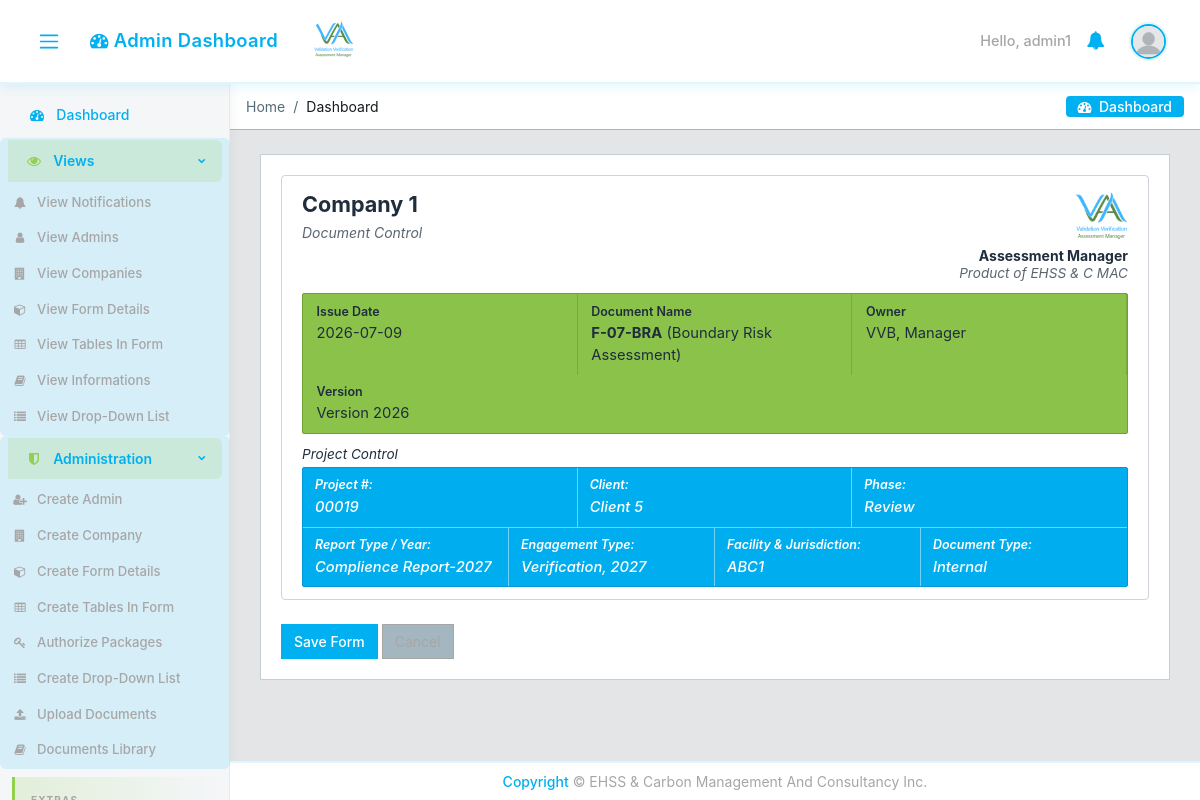
/projects/8/forms/33/create/ (signed in), run on an earlier commit of the app's database.
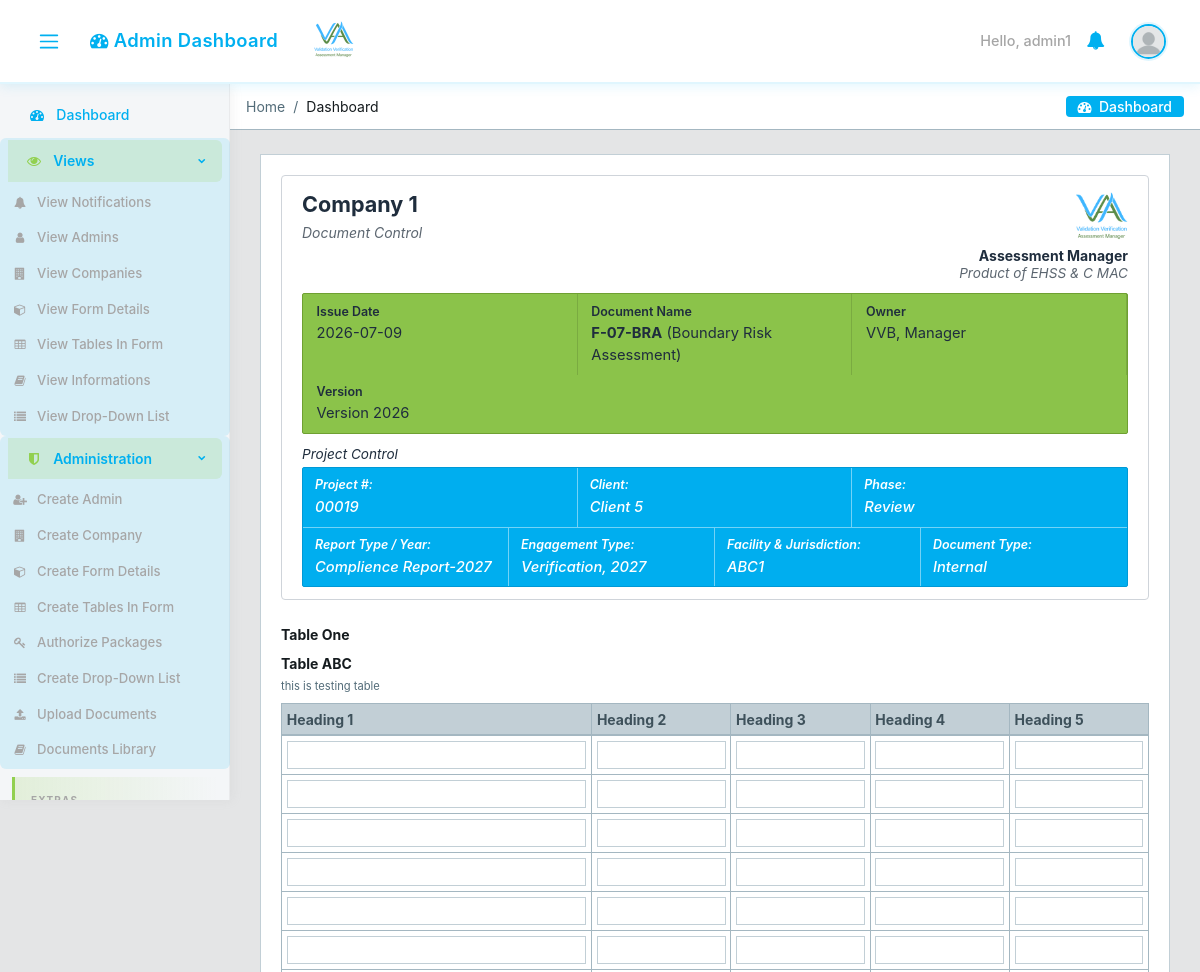
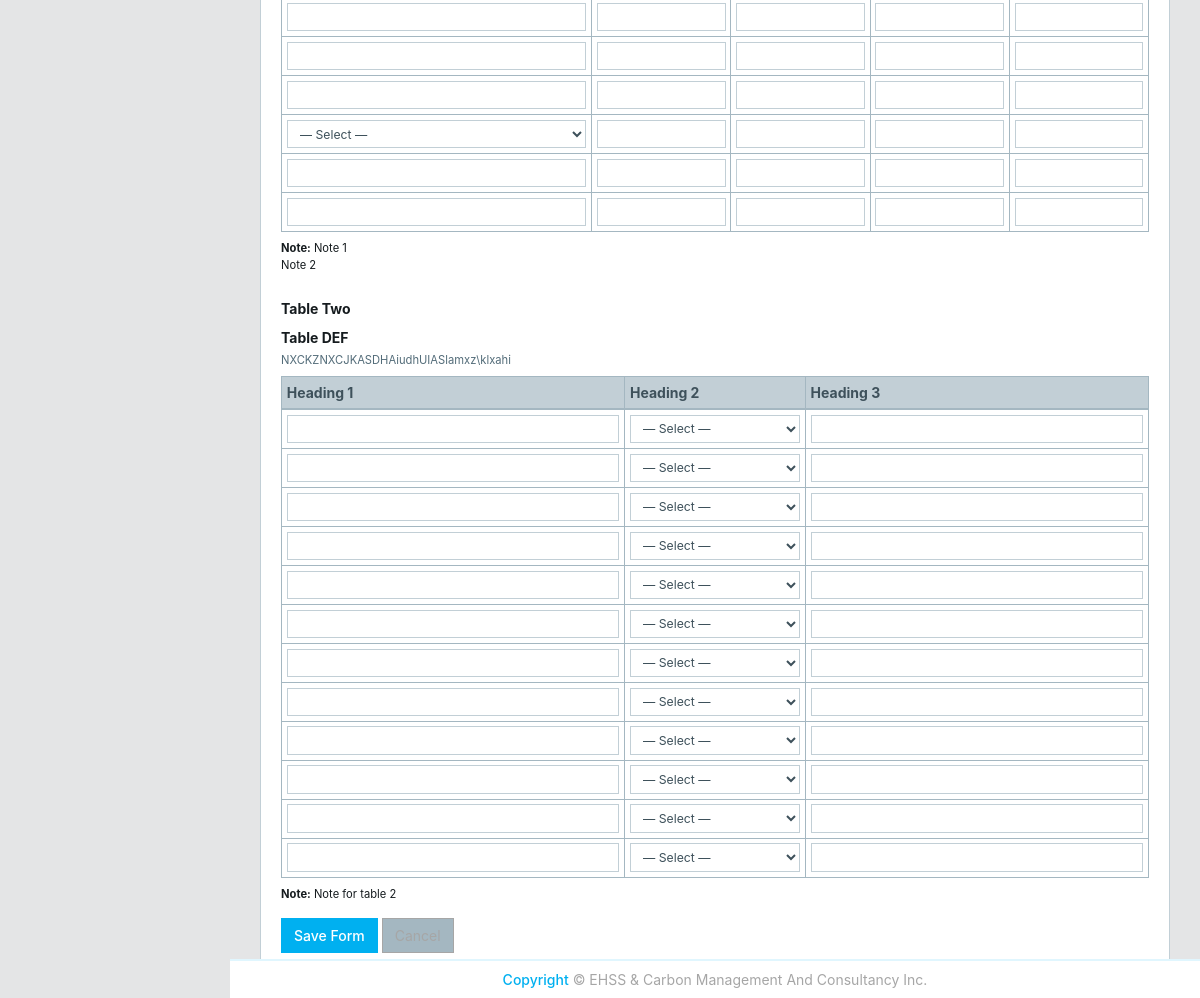
And on a later commit of the database (2 pictures, top to bottom).
### core/models.py (models this page shows, shortened)
class FormTableLayout(models.Model):
    form_definition = models.ForeignKey(
        FormDefinition, on_delete=models.CASCADE, related_name='table_layouts',
    )
    table_number = models.PositiveIntegerField(
        default=1, validators=[MinValueValidator(1)],
        help_text='Internal order index; assigned automatically.',
    )
    table_name = models.CharField(max_length=200, blank=True, verbose_name='Name of Table')
    table_heading = models.CharField(max_length=200, blank=True, verbose_name='Table Heading')
    notes = models.TextField(blank=True, verbose_name='Table Description')
    table_note = models.TextField(blank=True, verbose_name='Note')
    row_count = models.PositiveIntegerField(
        default=100, validators=[MinValueValidator(1)],
    )
    column_headers = models.JSONField(
        default=list,
        help_text='Ordered list of column objects: {label, is_active}.',
    )
    cell_dropdowns = models.JSONField(
        default=list,
        blank=True,
        help_text='Dropdown configs: {col, rows, options, is_active}. Empty rows = all rows.',
    )
    created_by = models.ForeignKey(
        CustomUser, on_delete=models.SET_NULL, null=True, blank=True,
        related_name='created_form_table_layouts',
    )
    created_at = models.DateTimeField(auto_now_add=True)
    updated_at = models.DateTimeField(auto_now=True)
    class Meta:
        verbose_name = 'Form Table Layout'
        verbose_name_plural = 'Form Table Layouts'
        ordering = ['table_number', 'pk']
        constraints = [
            models.UniqueConstraint(
                fields=['form_definition', 'table_number'],
                name='unique_table_number_per_form',
            ),
        ]
    @staticmethod
    def normalize_column_entry(entry):
        if isinstance(entry, dict):
            label = (entry.get('label') or '').strip() or 'Column'
            return {'label': label, 'is_active': bool(entry.get('is_active', True))}
        if isinstance(entry, str):
            return {'label': entry.strip() or 'Column', 'is_active': True}
        return {'label': 'Column', 'is_active': True}
    def normalized_columns(self):
        return [self.normalize_column_entry(entry) for entry in (self.column_headers or [])]
    def active_columns(self):
        return [
            (index, column)
            for index, column in enumerate(self.normalized_columns())
            if column['is_active']
        ]
    @staticmethod
    def normalize_column_dropdown(entry):
        if not isinstance(entry, dict):
            return None
        try:
            col = int(entry.get('col', 0))
        except (TypeError, ValueError):
            return None
        options = [
            str(option).strip()
            for option in entry.get('options', [])
            if str(option).strip()
        ]
        if not options:
            return None
        rows = []
        raw_rows = entry.get('rows')
        if isinstance(raw_rows, str):
            raw_rows = [part.strip() for part in raw_rows.replace(';', ',').split(',') if part.strip()]
        if isinstance(raw_rows, (list, tuple)):
            for item in raw_rows:
                try:
                    row_idx = int(item)
                except (TypeError, ValueError):
                    continue
                if row_idx >= 0:
                    rows.append(row_idx)
            rows = sorted(set(rows))
        return {
            'col': max(0, col),
            'rows': rows,
            'options': options,
            'is_active': bool(entry.get('is_active', True)),
        }
    def normalized_column_dropdowns(self):
        dropdowns = []
        for entry in self.cell_dropdowns or []:
            normalized = self.normalize_column_dropdown(entry)
            if normalized:
                dropdowns.append(normalized)
        return dropdowns
    def dropdown_for_cell(self, row_idx, col_idx):
        for dropdown in self.normalized_column_dropdowns():
            if not dropdown['is_active'] or dropdown['col'] != col_idx:
                continue
            if not dropdown['rows'] or row_idx in dropdown['rows']:
                return dropdown
        return None

### core/views.py (the view, shortened to what this page needs)
# urls.py: path('projects/<int:project_id>/forms/<int:form_id>/create/', views.FormRecordCreateView.as_view(), name='form-record-create'),
class FormRecordCreateView(LoginRequiredMixin, View):
    def get(self, request, project_id, form_id):
        project = get_object_or_404(Project, pk=project_id)
        form_def = get_object_or_404(FormDefinition, pk=form_id)
        if not can_create_form_record(request.user, project, form_def):
            messages.error(request, 'You are not authorized to create this form record.')
            return redirect('core:project-detail', pk=project_id)
        if FormRecord.objects.filter(project=project, form_definition=form_def).exists():
            messages.info(request, 'A record already exists for this form. Opening existing record.')
            record = FormRecord.objects.get(project=project, form_definition=form_def)
            return redirect('core:form-record-detail', pk=record.pk)
        ctx = _form_record_context(request, project, form_def, None)
        return render(request, _form_template_name(form_def), ctx)

### core/forms.py
class FormRecordForm(forms.ModelForm):
    class Meta:
        model = FormRecord
        fields = []

### core/access.py (called while the page is built, shortened)
def company_for_project(project):
    if not project or not project.manager_id:
        return None
    try:
        return project.manager.managed_company
    except Company.DoesNotExist:
        return project.manager.company if getattr(project.manager, 'company_id', None) else None

def can_access_project(user, project, session=None):
    if not user.is_authenticated:
        return False
    if user.user_type == 'admin':
        return True

def is_form_authorized_for_project(form_definition, project):
    auth = project.package_instance.authorization
    return AuthorizedForm.objects.filter(
        authorization=auth,
        form_definition=form_definition,
        is_active=True,
    ).exists()

def can_create_form_record(user, project, form_definition):
    if not can_access_form(user, project, form_definition):
        return False
    if user.user_type in ('admin', 'manager'):
        return True
    tm = get_team_member(user, project)
    if tm is None or tm.role != 'team_member':
        return False
    return is_form_allocatable_to_team_users(form_definition)

### core/templates/core/form_record_form.html (shortened to what this page needs)
{% extends 'core/base.html' %}
{% block content %}
<div class="container-fluid">
  <div class="card">
    <div class="card-body">
      {% include 'core/includes/form_grey_header.html' with form_def=form_def project=project record=record company=company form_owner=form_owner reviews=record.reviews.all %}
      <form method="post">{% csrf_token %}
        {% include 'core/includes/form_table_input.html' %}
        <button type="submit" class="btn btn-primary">Save Form</button>
        <a href="{% url 'core:project-detail' project.pk %}" class="btn btn-secondary">Cancel</a>
      </form>
    </div>
  </div>
</div>
{% endblock %}

### core/templates/core/includes/form_table_input.html (shortened to what this page needs)
{% for section in table_sections %}
{% with table_layout=section.layout table_headers=section.table_headers table_rows=section.table_rows %}
<div class="form-group mt-4">
  {% if table_layout.table_name %}
  <label class="d-block font-weight-bold">{{ table_layout.table_name }}</label>
  {% endif %}
  {% if table_layout.table_heading %}
  <div class="font-weight-bold mb-1">{{ table_layout.table_heading }}</div>
  {% endif %}
  {% if table_layout.notes %}
  <p class="text-muted small mb-2">{{ table_layout.notes|linebreaksbr }}</p>
  {% endif %}
  <div class="table-responsive">
    <table class="table table-bordered table-sm mb-0">
      <thead class="thead-light">
        <tr>
          {% for header in table_headers %}
          <th>{{ header }}</th>
          {% endfor %}
        </tr>
      </thead>
      <tbody>
        {% for row in table_rows %}
        <tr>
          {% for cell in row %}
          <td>
            {% if cell.dropdown %}
            <select name="table_cell_{{ table_layout.pk }}_{{ cell.row }}_{{ cell.col }}" class="form-control form-control-sm">
              <option value="">— Select —</option>
            </select>
            {% else %}
            <input type="text"
                   name="table_cell_{{ table_layout.pk }}_{{ cell.row }}_{{ cell.col }}"
                   class="form-control form-control-sm"
                   value="{{ cell.value }}">
            {% endif %}
          </td>
          {% endfor %}
        </tr>
        {% endfor %}
      </tbody>
    </table>
  </div>
  {% if table_layout.table_note %}
  <p class="small mt-2 mb-0"><strong>Note:</strong> {{ table_layout.table_note|linebreaksbr }}</p>
  {% endif %}
</div>
{% endwith %}
{% endfor %}

What changed in the data, as far as the page shows it:
added FormTableLayout: layout.table_name "Table One", layout.table_heading "Table ABC", layout.notes "this is testing table", table_headers "Heading 1" "Heading 2" "Heading 3" "Heading 4" "Heading 5", layout.table_note "Note 1 Note 2"
added FormTableLayout: layout.table_name "Table Two", layout.table_heading "Table DEF", layout.notes "NXCKZNXCJKASDHAiudhUIASlamxz\\klxahi", table_headers "Heading 1" "Heading 2" "Heading 3", layout.table_note "Note for table 2"
